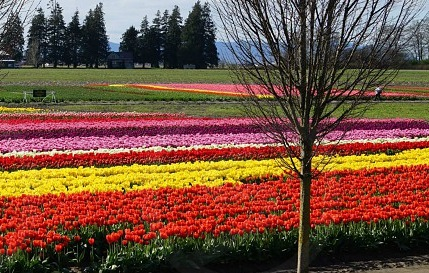
%> input picture r.jpg, 429 x 273 px
$ octave 'Firefly Image Quantization.m'   (GNU Octave 9; MATLAB toolbox functions it lacks are replaced by stand-ins)
%> lines starting %> are read from the running program, lines starting %| are printed output that depends on the picture
### Res.m
function m=Res(X, sol)
% Cluster Centers
m = sol.Position;
k = size(m,1);
% Cluster Indices
ind = sol.Out.ind;
Colors = hsv(k);
for j=1:k
Xj = X(ind==j,:);
end
end

### ClusterCost.m
function [z, out] = ClusterCost(m, X)
% Calculate Distance Matrix
d = pdist2(X, m);
% Assign Clusters and Find Closest Distances
[dmin, ind] = min(d, [], 2);
% Sum of Within-Cluster Distance
WCD = sum(dmin);
z=WCD;
out.d=d;
out.dmin=dmin;
out.ind=ind;
out.WCD=WCD;
end

### Firefly Image Quantization.m
%% Firefly Algorithm image color quantization using clustering

clear;
clc;
warning('off');
img=imread('r.jpg');
%> img is the input picture: size 273x429x3 uint8; mean R, G, B 116.3, 79.4, 61.2
img=im2double(img);
%> img: size 273x429x3 double
% Separating color channels
R=img(:,:,1);
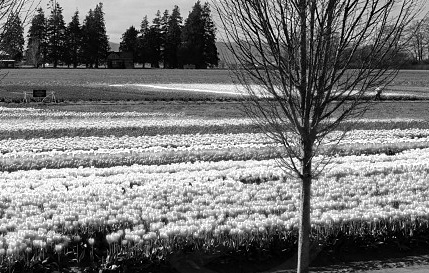
%> R: size 273x429 double; min 0, max 1, mean 0.456
G=img(:,:,2);
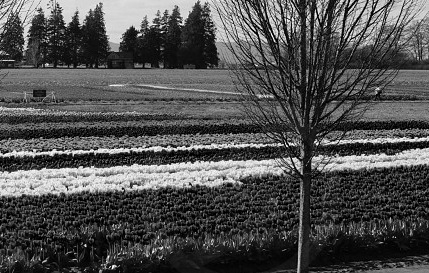
%> G: size 273x429 double; min 0, max 1, mean 0.312
B=img(:,:,3);
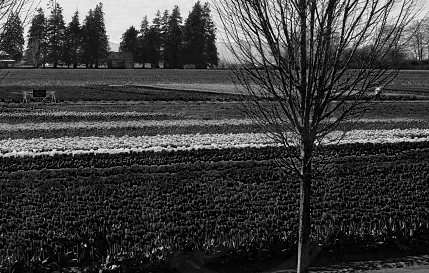
%> B: size 273x429 double; min 0, max 1, mean 0.24
% Reshaping each channel into a vector and combine all three channels
X=[R(:) G(:) B(:)];

%% Starting FA Clustering
k = 6; % Number of Colors (cluster centers)

%---------------------------------------------------
CostFunction=@(m) ClusterCost(m, X);     % Cost Function
VarSize=[k size(X,2)];           % Decision Variables Matrix Size
%> VarSize = [6 3]
nVar=prod(VarSize);              % Number of Decision Variables
%> nVar = 18
VarMin= repmat(min(X),k,1);      % Lower Bound of Variables
%> VarMin = [0 0 0; 0 0 0; 0 0 0; 0 0 0; 0 0 0; 0 0 0]
VarMax= repmat(max(X),k,1);      % Upper Bound of Variables
%> VarMax = [1 1 1; 1 1 1; 1 1 1; 1 1 1; 1 1 1; 1 1 1]

% Firefly Algorithm Parameters
MaxIt = 100;         % Maximum Number of Iterations
nPop = 7;            % Number of Fireflies (Swarm Size)
gamma = 1;            % Light Absorption Coefficient
beta0 = 2;            % Attraction Coefficient Base Value
alpha = 0.2;          % Mutation Coefficient
alpha_damp = 0.98;    % Mutation Coefficient Damping Ratio
delta = 0.05*(VarMax-VarMin);     % Uniform Mutation Range
%> delta = [0.05 0.05 0.05; 0.05 0.05 0.05; 0.05 0.05 0.05; 0.05 0.05 0.05; 0.05 0.05 0.05; 0.05 0.05 0.05]
m = 2;
if isscalar(VarMin) && isscalar(VarMax)
dmax = (VarMax-VarMin)*sqrt(nVar);
else
dmax = norm(VarMax-VarMin);
%> dmax = 4.24
end

% Start
% Empty Firefly Structure
firefly.Position = [];
firefly.Cost = [];
firefly.Out = [];
% Initialize Population Array
pop = repmat(firefly, nPop, 1);
% Initialize Best Solution Ever Found
BestSol.Cost = inf;
% Create Initial Fireflies
for i = 1:nPop
pop(i).Position = unifrnd(VarMin, VarMax, VarSize);
[pop(i).Cost, pop(i).Out] = CostFunction(pop(i).Position);
if pop(i).Cost <= BestSol.Cost
BestSol = pop(i);
end
end
%> this loop made 7 passes
%> BestSol on passes 1 to 3: {Cost 49558.3}, {Cost 38778.9}, {Cost 35051.7}
%> after the loop, pop = 7 items; Cost: 49558.3, 38778.9, 35051.7, 45048.7, 71966.8, 48561.1, 52236.9
%> the run ends on the next line
